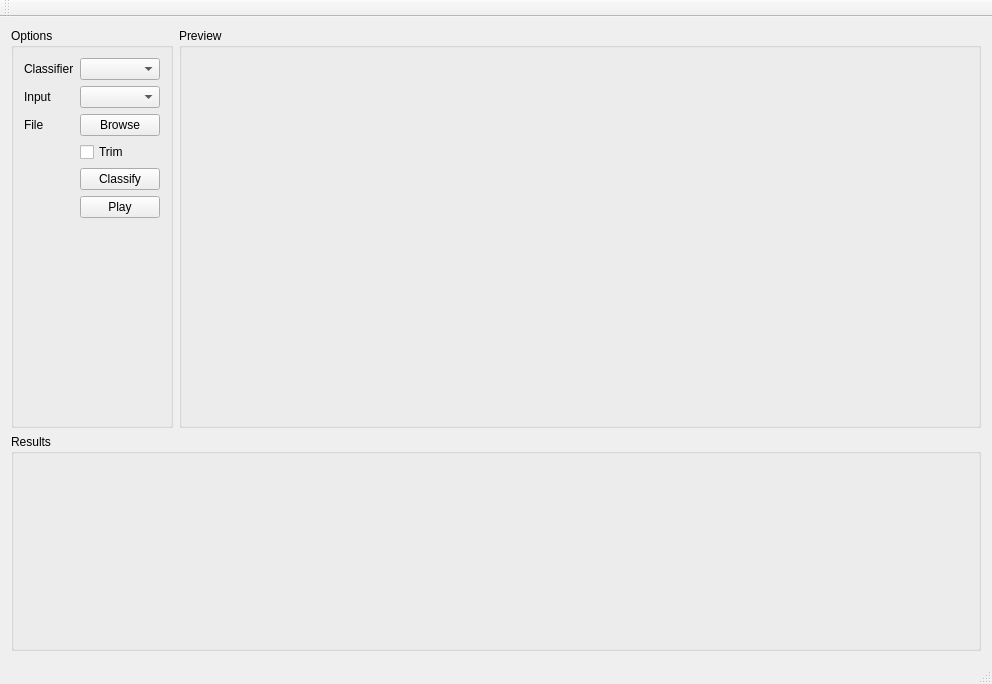
<?xml version="1.0" encoding="UTF-8"?>
<ui version="4.0">
 <class>MainWindow</class>
 <widget class="QMainWindow" name="MainWindow">
  <property name="geometry">
   <rect>
    <x>0</x>
    <y>0</y>
    <width>992</width>
    <height>684</height>
   </rect>
  </property>
  <property name="windowTitle">
   <string>MainWindow</string>
  </property>
  <widget class="QWidget" name="centralWidget">
   <layout class="QVBoxLayout" name="verticalLayout">
    <item>
     <widget class="QWidget" name="widget" native="true">
      <property name="maximumSize">
       <size>
        <width>16777215</width>
        <height>400</height>
       </size>
      </property>
      <layout class="QHBoxLayout" name="horizontalLayout">
       <property name="leftMargin">
        <number>0</number>
       </property>
       <property name="topMargin">
        <number>0</number>
       </property>
       <property name="rightMargin">
        <number>0</number>
       </property>
       <property name="bottomMargin">
        <number>0</number>
       </property>
       <item>
        <widget class="QGroupBox" name="groupBox_2">
         <property name="maximumSize">
          <size>
           <width>500</width>
           <height>16777215</height>
          </size>
         </property>
         <property name="title">
          <string>Options</string>
         </property>
         <layout class="QFormLayout" name="formLayout">
          <property name="sizeConstraint">
           <enum>QLayout::SetDefaultConstraint</enum>
          </property>
          <property name="horizontalSpacing">
           <number>-1</number>
          </property>
          <property name="leftMargin">
           <number>10</number>
          </property>
          <property name="topMargin">
           <number>10</number>
          </property>
          <property name="rightMargin">
           <number>10</number>
          </property>
          <property name="bottomMargin">
           <number>0</number>
          </property>
          <item row="0" column="0">
           <widget class="QLabel" name="label_3">
            <property name="text">
             <string>Classifier</string>
            </property>
           </widget>
          </item>
          <item row="0" column="1">
           <widget class="QComboBox" name="m_cmbClassifier"/>
          </item>
          <item row="1" column="0">
           <widget class="QLabel" name="label">
            <property name="text">
             <string>Input</string>
            </property>
           </widget>
          </item>
          <item row="1" column="1">
           <widget class="QComboBox" name="m_cmbInput"/>
          </item>
          <item row="2" column="1">
           <widget class="QPushButton" name="m_btnBrowse">
            <property name="text">
             <string>Browse</string>
            </property>
           </widget>
          </item>
          <item row="2" column="0">
           <widget class="QLabel" name="m_lblFile">
            <property name="text">
             <string>File</string>
            </property>
           </widget>
          </item>
          <item row="3" column="1">
           <widget class="QCheckBox" name="m_trimChk">
            <property name="text">
             <string>Trim</string>
            </property>
           </widget>
          </item>
          <item row="4" column="1">
           <widget class="QPushButton" name="m_btnClassify">
            <property name="text">
             <string>Classify</string>
            </property>
           </widget>
          </item>
          <item row="5" column="1">
           <widget class="QPushButton" name="m_btnPlay">
            <property name="text">
             <string>Play</string>
            </property>
           </widget>
          </item>
         </layout>
        </widget>
       </item>
       <item>
        <widget class="QGroupBox" name="groupBox_3">
         <property name="maximumSize">
          <size>
           <width>16777215</width>
           <height>16777215</height>
          </size>
         </property>
         <property name="title">
          <string>Preview</string>
         </property>
         <layout class="QVBoxLayout" name="verticalLayout_2">
          <property name="leftMargin">
           <number>0</number>
          </property>
          <property name="topMargin">
           <number>0</number>
          </property>
          <property name="rightMargin">
           <number>0</number>
          </property>
          <property name="bottomMargin">
           <number>0</number>
          </property>
          <item>
           <widget class="QStackedWidget" name="m_pageStack">
            <property name="currentIndex">
             <number>3</number>
            </property>
            <widget class="QWidget" name="page">
             <layout class="QHBoxLayout" name="horizontalLayout_2">
              <property name="leftMargin">
               <number>0</number>
              </property>
              <property name="topMargin">
               <number>0</number>
              </property>
              <property name="rightMargin">
               <number>0</number>
              </property>
              <property name="bottomMargin">
               <number>0</number>
              </property>
              <item>
               <widget class="QCameraViewfinder" name="m_camera_widget" native="true"/>
              </item>
             </layout>
            </widget>
            <widget class="QWidget" name="m_audio_page"/>
            <widget class="QWidget" name="m_image_page">
             <layout class="QHBoxLayout" name="horizontalLayout_3">
              <item>
               <widget class="QLabel" name="m_selectedImageLabel">
                <property name="text">
                 <string/>
                </property>
                <property name="alignment">
                 <set>Qt::AlignCenter</set>
                </property>
               </widget>
              </item>
             </layout>
            </widget>
            <widget class="QWidget" name="m_video_page"/>
           </widget>
          </item>
         </layout>
        </widget>
       </item>
      </layout>
     </widget>
    </item>
    <item>
     <widget class="QGroupBox" name="m_graph_group">
      <property name="maximumSize">
       <size>
        <width>16777215</width>
        <height>16777215</height>
       </size>
      </property>
      <property name="title">
       <string>Results</string>
      </property>
     </widget>
    </item>
   </layout>
  </widget>
  <widget class="QMenuBar" name="menuBar">
   <property name="geometry">
    <rect>
     <x>0</x>
     <y>0</y>
     <width>992</width>
     <height>22</height>
    </rect>
   </property>
  </widget>
  <widget class="QToolBar" name="mainToolBar">
   <attribute name="toolBarArea">
    <enum>TopToolBarArea</enum>
   </attribute>
   <attribute name="toolBarBreak">
    <bool>false</bool>
   </attribute>
  </widget>
  <widget class="QStatusBar" name="statusBar"/>
 </widget>
 <layoutdefault spacing="6" margin="11"/>
 <customwidgets>
  <customwidget>
   <class>QCameraViewfinder</class>
   <extends>QWidget</extends>
   <header>qcameraviewfinder.h</header>
  </customwidget>
 </customwidgets>
 <resources/>
 <connections/>
</ui>
